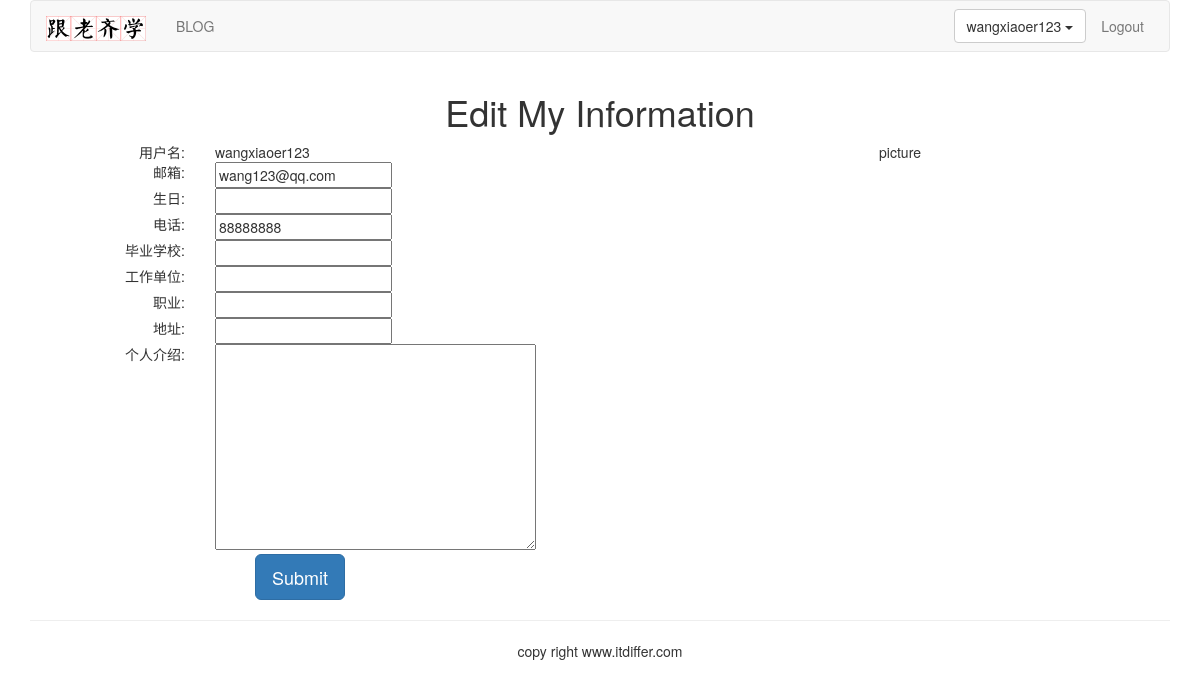
Before: /account/edit-my-information/ (signed in) with the older database file.
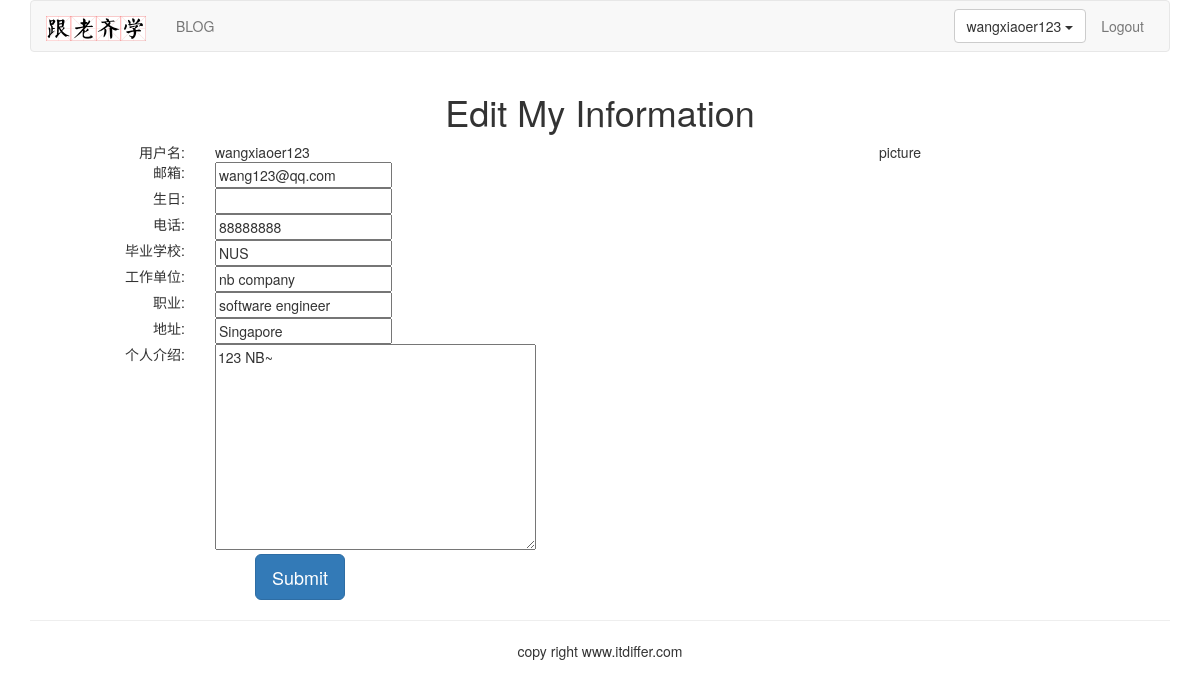
After: the same page with the newer database file.
### account/models.py (models this page shows, shortened)
class UserInfo(models.Model):
	user = models.OneToOneField(User, on_delete=models.CASCADE, unique=True)
	school = models.CharField(max_length=100, blank=True)
	company = models.CharField(max_length=100, blank=True)
	profession = models.CharField(max_length=100, blank=True)
	address = models.CharField(max_length=100, blank=True)
	aboutme = models.TextField(max_length=100, blank=True)
	photo = models.ImageField(blank=True)

### account/views.py (the view)
# urls.py: path('edit-my-information/', views.myself_edit, name="edit_my_information"),
@login_required(login_url='/account/login/')
def myself_edit(request):
	user = User.objects.get(username=request.user.username)
	userprofile = UserProfile.objects.get(user=user)
	userinfo = UserInfo.objects.get(user=user)
	if request.method == "POST":
		user_form = UserForm(request.POST)
		userprofile_form = UserProfileForm(request.POST)
		userinfo_form = UserInfoForm(request.POST)
		if user_form.is_valid() * userprofile_form.is_valid() * userinfo_form.is_valid():
			user_cd = user_form.cleaned_data
			userprofile_cd = userprofile_form.cleaned_data
			userinfo_cd = userinfo_form.cleaned_data
			print(user_cd["email"])
			user.email = user_cd['email']
			userprofile.brith = userprofile_cd['birth']
			userprofile.phone = userprofile_cd['phone']
			userinfo.school = userinfo_cd['school']
			userinfo.company = userinfo_cd['company']
			userinfo.profession = userinfo_cd['profession']
			userinfo.address = userinfo_cd['address']
			userinfo.aboutme = userinfo_cd['aboutme']
			user.save()
			userprofile.save()
			userinfo.save()
			return HttpResponseRedirect('/account/my-infomation/')
	else:
		user_form = UserForm(instance=request.user)
		userprofile_form = UserProfileForm(initial={"birth":userprofile.birth, "phone":userprofile.phone})
		userinfo_form = UserInfoForm(initial={"school":userinfo.school, "company":userinfo.company, "profession":userinfo.profession, "address":userinfo.address, "aboutme":userinfo.aboutme})
		return render(request, "account/myself_edit.html", {"user_form":user_form, "userprofile_form":userprofile_form, "userinfo_form":userinfo_form})

### account/forms.py
class UserForm(forms.ModelForm):
	class Meta:
		model = User
		fields = ("email",)

class UserProfileForm(forms.ModelForm):
	class Meta:
		model = UserProfile
		fields = ("phone", "birth")

### templates/account/myself_edit.html (shortened to what this page needs)
{% extends "base.html" %}
{% block content %}
<div class="row text-center veritcal-middle-sm">
	<h1>Edit My Information</h1>
	<div class="row">
		<div class="col-md-6">
		<form class="form-horizontal" action="." method="post">{% csrf_token %}
			<div class="row">
				<div class="col-md-4 text-right"><span>用户名:</span></div>
				<div class="col-md-8 text-left">{{user.username}}</div>
			</div>
			<div class="row">
				<div class="col-md-4 text-right"><span>邮箱:</span></div>
				<div class="col-md-8 text-left">{{user_form.email}}</div>
			</div>
			<div class="row">
				<div class="col-md-4 text-right"><span>生日:</span></div>
				<div class="col-md-8 text-left">{{userprofile_form.birth}}</div>
			</div>
			<div class="row">
				<div class="col-md-4 text-right"><span>电话:</span></div>
				<div class="col-md-8 text-left">{{userprofile_form.phone}}</div>
			</div>
			<div class="row">
				<div class="col-md-4 text-right"><span>毕业学校:</span></div>
				<div class="col-md-8 text-left">{{userinfo_form.school}}</div>
			</div>
			<div class="row">
				<div class="col-md-4 text-right"><span>工作单位:</span></div>
				<div class="col-md-8 text-left">{{userinfo_form.company}}</div>
			</div>
			<div class="row">
				<div class="col-md-4 text-right"><span>职业:</span></div>
				<div class="col-md-8 text-left">{{userinfo_form.profession}}</div>
			</div>
			<div class="row">
				<div class="col-md-4 text-right"><span>地址:</span></div>
				<div class="col-md-8 text-left">{{userinfo_form.address}}</div>
			</div>
			<div class="row">
				<div class="col-md-4 text-right"><span>个人介绍:</span></div>
				<div class="col-md-8 text-left">{{userinfo_form.aboutme}}</div>
			</div>
			<div class="row">
				<input type="submit" class="btn btn-primary btn-lg" value="Submit">
			</div>
		</form>
		</div>
		<div class="col-md-6">
			<p>picture</p>
		</div>
	</div>
</div>
{% endblock %}

Changed rows visible on the page:
now on this page (row edited): UserInfo: school "NUS", company "nb company", profession "software engineer", address "Singapore", aboutme "123 NB~"
